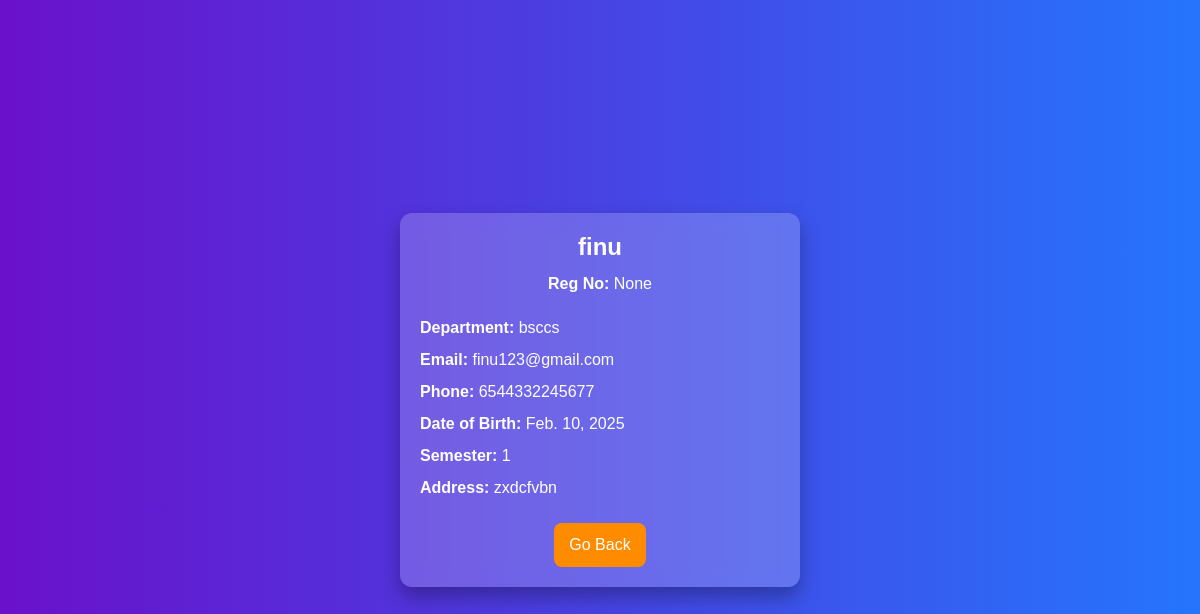
The page /student/profile/68/ on the database its author committed.
### administrator/models.py (models this page shows)
class StudentTable(models.Model):
    LOGINID = models.ForeignKey(logintable, on_delete=models.CASCADE, blank=True, null=True)
    studentname = models.CharField(max_length=30, null=True,blank=True)
    department=models.CharField(max_length=30,null=True,blank=True)
    email=models.CharField(max_length=30,null=True,blank=True)
    regno=models.CharField(max_length=100,null=True,blank=True)
    phoneno=models.BigIntegerField(null=True,blank=True)
    dob=models.DateField(null=True,blank=True)
    address=models.CharField(max_length=30,null=True,blank=True)
    semester=models.IntegerField(null=True,blank=True)

### administrator/views.py (the view)
# urls.py: path('student/profile/<int:student_id>/', StudentProfileView.as_view(), name='student_profile'),
class StudentProfileView(View):
    template_name = 'student/student_profile.html'
    def get(self, request, student_id):
        student = get_object_or_404(StudentTable, LOGINID__id=student_id)
        return render(request, self.template_name, {'student': student})

### templates/student/student_profile.html (shortened to what this page needs)
<!DOCTYPE html>
<html lang="en">
<head>
    <link rel="stylesheet" href="https://cdn.jsdelivr.net/npm/bootstrap@5.3.0/dist/css/bootstrap.min.css">
</head>
<body>
    <div class="profile-card">
        <h2>{{ student.studentname }}</h2>
        <p><strong>Reg No:</strong> {{ student.regno }}</p>
        <div class="profile-info">
            <p><strong>Department:</strong> {{ student.department }}</p>
            <p><strong>Email:</strong> {{ student.email }}</p>
            <p><strong>Phone:</strong> {{ student.phoneno }}</p>
            <p><strong>Date of Birth:</strong> {{ student.dob }}</p>
            <p><strong>Semester:</strong> {{ student.semester }}</p>
            <p><strong>Address:</strong> {{ student.address }}</p>
        </div>
        <a href="/studenthomepage" class="btn-custom">Go Back</a>
    </div>
</body>
</html>

### templates/student/student_profile.html (style rules this page uses)
body { background: linear-gradient(to right, #6a11cb, #2575fc); font-family: 'Poppins', sans-serif; color: white; margin: 0; padding: 20px; display: flex; justify-content: center; align-items: center; min-height: 100vh; }
.profile-card { background: rgba(255, 255, 255, 0.2); padding: 20px; border-radius: 12px; backdrop-filter: blur(10px); box-shadow: 0px 10px 20px rgba(0, 0, 0, 0.3); width: 400px; text-align: center; }
.profile-card h2 { margin-bottom: 10px; font-size: 24px; font-weight: bold; }
.profile-info { margin-top: 20px; text-align: left; }
.profile-info p { margin: 8px 0; font-size: 16px; }
.btn-custom { background-color: #ff8c00; color: white; border: none; padding: 10px 15px; border-radius: 8px; text-decoration: none; display: inline-block; margin-top: 15px; }

### rows shown on the page
StudentTable: studentname "finu", regno "None", department "bsccs", email "finu123@gmail.com", phoneno "6544332245677", dob "Feb. 10, 2025", semester "1", address "zxdcfvbn"
